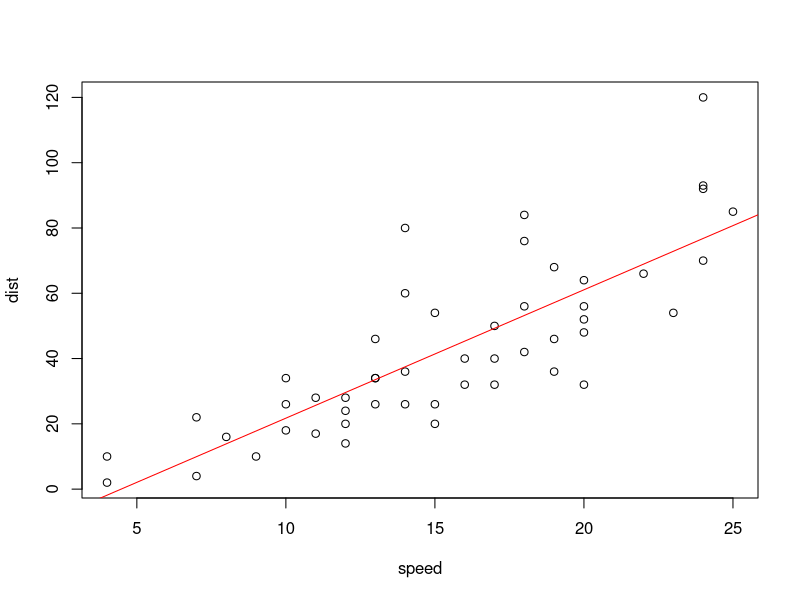
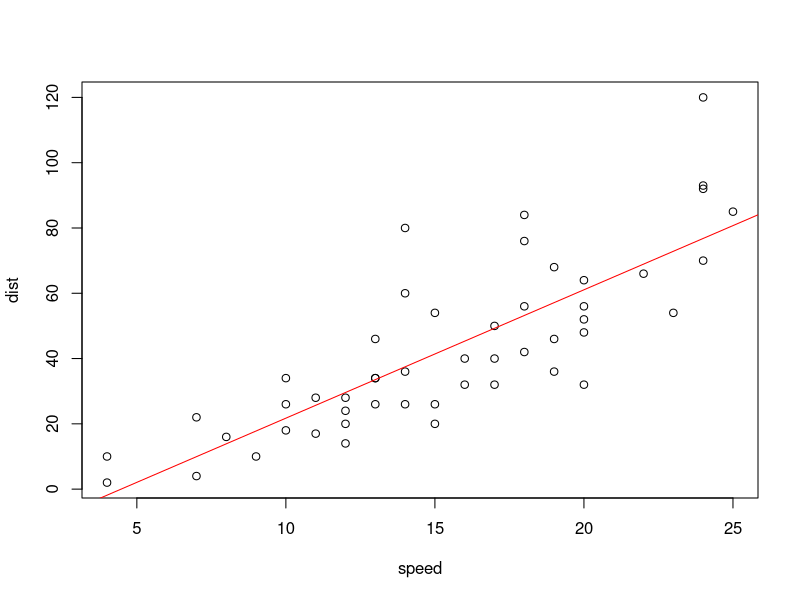

Generate these figures, in order, with R:
## ---- chunk 1
plot(cars)
abline(lm(dist ~ speed, data = cars), col = "red")
## ---- chunk 2
plot(cars)
abline(lm(dist ~ speed, data = cars), col = "red")
## ---- chunk 3
2+4
